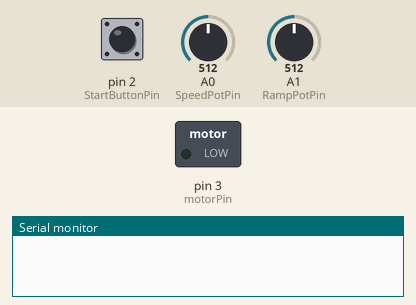
Recording of a program running on a simulated Arduino Pro Mini, built with avr-gcc and run on an emulated ATmega328P. On the bench: switched loads named in the program (green lamp = pin HIGH), the last lines printed to the serial monitor. Inputs (shaded band) come from the test bench; at power-on: pin 2 (StartButtonPin) LOW, A0 (SpeedPotPin) = 512, A1 (RampPotPin) = 512.

Above: at 5.8 s.
5.9 s: pin 2 (StartButtonPin) pulsed HIGH 2 times (0.12 s each, 0.3 s apart)
At 8.51 s:
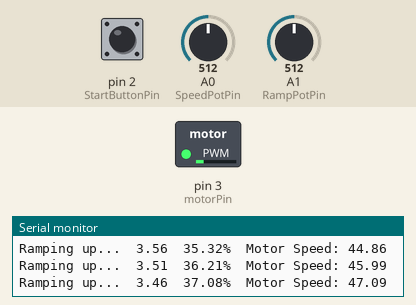
8.9 s: pin 2 (StartButtonPin) pulled HIGH for 0.15 s
Timing chart, 0 to 11.9 s (numbered marks = the images above; inputs shaded):
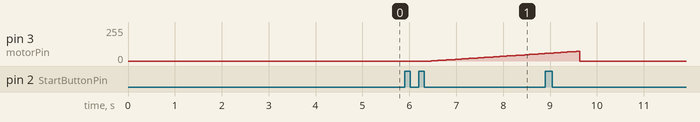

The program:

main.cpp
```cpp
#include <Arduino.h>

#include "OneButton.h"

const int motorPin = 3; // PWM capable pin for motor control

const int StartButtonPin = 2;

const int SpeedPotPin = A0; // Analog pin for potentiometer (speed control)
const int RampPotPin = A1;  // Analog pin for potentiometer (ramp control)

int SpeedValue = 0;
int RampValue = 0;

float motorSpeed = 0;
float MaxMotorSpeed;
float Ramp = 0;

bool StartButtonStatus = 0;

bool StatusRunning = 0;
bool StatusStarting = 0;
bool StatusRamping = 0;

const int RampMin = 1000;
const int RampMax = 10000;

long CurrentMillis;
long StartMillis;

// OneButton button(StartButtonPin, false);
OneButton button;

/*class Button
{
private:
  OneButton button;
  int value;

public:
  explicit Button(uint8_t pin) : button(pin)
  {
    button.attachClick([](void *scope)
                       { ((Button *)scope)->Clicked(); }, this);
    button.attachDoubleClick([](void *scope)
                             { ((Button *)scope)->DoubleClicked(); }, this);
    button.attachLongPressStart([](void *scope)
                                { ((Button *)s// This function will be called often, while the button1 is pressed for a long time.
cope)->LongPressed(); }, this);
  }
  Serial.print("\t\tRamp: ");

  void Clicked()
  {
    Serial.println("Click then value++");
    value++;
  }

  void DoubleClicked()
  {

    Serial.println("DoubleClick");// This function will be called often, while the button1 is pressed for a long time.

  }

  void LongPressed()
  {
    Serial.println("LongPress and the value is");
    Serial.println(value);
  }

  void handle()
  {
    button.tick();
  }
};// This function will be called often, while the button1 is pressed for a long time.


Button button(StartButtonPin);*/

/*void LongPressStart(void *oneButton)
{
  Serial.print(((OneButton *)oneButton)->getPressedMs());
  Serial.println("\t - LongPressStart()");
}

// this function will be called when the button is released.
void LongPressStop(void *oneButton)
{
  Serial.print(((OneButton *)oneButton)->getPressedMs());
  Serial.println("\t - LongPressStop()\n");
}

// this function will be called when the button is held down.
void DuringLongPress(void *oneButton)
{
  Serial.print(((OneButton *)oneButton)->getPressedMs());
  Serial.println("\t - DuringLongPress()");
}*/

void longPressStart()
{
  Serial.println("LongPress start");
} // longPressStart

void longPress()
{
  Serial.println("LongPress...");
} // longPress

void longPressStop()
{
  Serial.println("LongPress stop");
} // longPressStop

void click()
{
  Serial.println("Click.");
  if (StatusRunning)
  {
    Serial.println("Stopping...");
    StatusRunning = 0;
    motorSpeed = 0;
  }
} // click

void doubleClick()
{
  Serial.println("Double Click");
  if (!StatusRunning)
  {
    Serial.println("Starting...");
    StatusRunning = 1;
    StatusRamping = 1;

    StartMillis = CurrentMillis;
  }
} // doubleClick

void setup()
{
  Serial.begin(9600);

  pinMode(motorPin, OUTPUT);

  button.setup(StartButtonPin, false, false);

  button.attachLongPressStart(longPressStart);
  button.attachDuringLongPress(longPress);
  button.attachLongPressStop(longPressStop);
  button.setLongPressIntervalMs(1000);
  button.attachClick(click);
  button.attachDoubleClick(doubleClick);
}

void loop()
{
  CurrentMillis = millis();

  button.tick();
  // button.handle();

  if (!StatusRunning)
  {
    SpeedValue = analogRead(SpeedPotPin); // Read potentiometer value (0-1023)
    RampValue = analogRead(RampPotPin);   // Read potentiometer value (0-1023)

    MaxMotorSpeed = map(SpeedValue, 0, 1023, 0, 255); // Map to PWM range (0-255)
    Ramp = map(RampValue, 0, 1023, RampMin, RampMax); // Map to PWM range (0-255)
  }

  if (StatusRunning)
  {
    if (StatusRamping && CurrentMillis - StartMillis <= Ramp)
    {
      Serial.print("Ramping up...\t");
      Serial.print((Ramp - (CurrentMillis - StartMillis)) / 1000);
      Serial.print("\t");
      Serial.print((CurrentMillis - StartMillis) / Ramp * 100);
      Serial.print("%");

      motorSpeed = MaxMotorSpeed * ((CurrentMillis - StartMillis) / Ramp);
      Serial.print("\tMotor Speed: ");
      Serial.println(motorSpeed);
    }
    else if (StatusRamping)
    {
      Serial.println("Ramp Finished!");
      StatusRamping = 0;
      motorSpeed = MaxMotorSpeed;
    }
    analogWrite(motorPin, motorSpeed); // Set motor speed using PWM
  }
  else
  {
    analogWrite(motorPin, 0);
  }

  /*if (!StatusRunning)
  {
    Serial.print("Speed Value: ");
    Serial.print(SpeedValue);

    Serial.print("\tMotor Speed: ");
    Serial.print(motorSpeed / 255 * 100);

    Serial.print("\tRamp Value: ");
    Serial.print(RampValue);

    Serial.print("\t\tRamp: ");
    Serial.print(Ramp / RampMax * 100);
    Serial.print("%");

    Serial.print("\t\tRamp Time: ");
    Serial.print(Ramp / 1000);
    Serial.println("s");
  }*/
}
```

Measured:
- after the input at 5.9 s, pin 3 (motorPin): moves from 0/255 to 57/255 over 2.4 s, starting after 0.57 s
